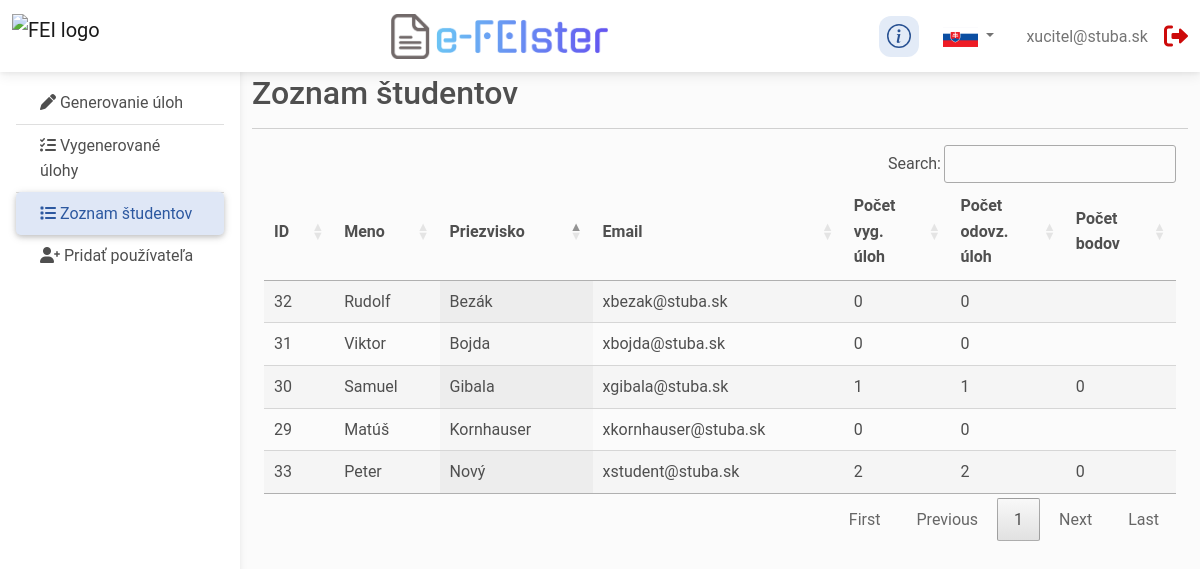
The app's page /completedT.php (signed in) with its own data.
### tables this page shows
CREATE TABLE `users` (
  `id` int NOT NULL,
  `name` varchar(255) NOT NULL,
  `surname` varchar(255) NOT NULL,
  `email` varchar(255) NOT NULL,
  `password` varchar(255) NOT NULL,
  `role` varchar(255) NOT NULL
);

### completedT.php (the view, shortened to what this page needs)
<?php
require_once('language.php');
require_once('info_modal.php');
require_once("config.php");
try {
    $db = new PDO("mysql:host=$hostname;dbname=$dbname", $username, $password);
    $db->setAttribute(PDO::ATTR_ERRMODE, PDO::ERRMODE_EXCEPTION);
    $query = "SELECT u.id AS user_id, u.name, u.surname, u.email, COUNT(t.task) AS number_of_tasks, SUM(t.score) AS total_score, COUNT(t.student_result) AS number_submit
                FROM users u
                    LEFT JOIN tests t ON u.id = t.student_id
                        WHERE u.role = 'student'
                            GROUP BY u.id, u.name, u.surname, u.email";
    $stm = $db->query($query);
    $rows = $stm->fetchAll(PDO::FETCH_ASSOC);
} catch (PDOException $e) {
    echo "Connection failed: " . $e->getMessage();
}
?>
<!doctype html>
<html lang="sk">
<head>
    <link href="https://cdn.jsdelivr.net/npm/bootstrap@5.3.0-alpha3/dist/css/bootstrap.min.css" rel="stylesheet">
    <link href="https://cdnjs.cloudflare.com/ajax/libs/mdb-ui-kit/6.3.0/mdb.min.css" rel="stylesheet"/>
    <link href="https://cdnjs.cloudflare.com/ajax/libs/font-awesome/6.0.0/css/all.min.css" rel="stylesheet"/>
    <link href="https://cdnjs.cloudflare.com/ajax/libs/mdb-ui-kit/6.3.0/mdb.min.css" rel="stylesheet"/>
    <link rel="stylesheet" href="./css/style.css">
    <link rel="stylesheet" href="./css/table.css">
    <link rel="stylesheet" href="./css/responsive.css">
</head>
<body>
<header>
    <nav
        id="sidebarMenu"
        class="collapse d-lg-block sidebar collapse bg-white"
    >
        <div class="position-sticky">
            <div class="list-group list-group-flush mx-3 mt-4">
                <a
                    href="./homeT.php"
                    class="list-group-item list-group-item-action py-2 ripple"
                    aria-current="true"
                >
                    <i class="fa-solid fa-pen"></i>
                    <span><?php echo get_localized('menu_create_tasks') ?></span>
                </a>
                <a
                        href="./taskT.php"
                        class="list-group-item list-group-item-action py-2 ripple "
                        aria-current="true"
                >
                    <i class="fa-solid fa-list-check"></i>
                    <span><?php echo get_localized('menu_list_tasks') ?></span>
                </a>
                <a
                    href="#"
                    class="list-group-item list-group-item-action py-2 ripple active"
                    aria-current="true"
                >
                    <i class="fa-solid fa-list"></i>
                    <span><?php echo get_localized('menu_list_students') ?></span>
                </a>
                <a
                        href="./addPerson.php"
                        class="list-group-item list-group-item-action py-2 ripple"
                >
                    <i class="fa-solid fa-user-plus"></i>
                    <span><?php echo get_localized('menu_create_user') ?></span>
                </a>
            </div>
        </div>
    </nav>
    <nav
        id="main-navbar"
        class="navbar navbar-expand-lg navbar-light bg-white fixed-top"
    >
        <div class="container-fluid">
            <a class="navbar-brand" href="#">
                <img
                        src="https://am2023.sski.sk/wp-content/uploads/2023/01/feistu.png"
                        alt="FEI logo"
                        loading="lazy"
                        class="logos"
                />
            </a>
            <div style="margin: 0 auto"> <img src="flags/logo-no-background.png" class="logos" alt="e-FEIster"></div>
            <ul class="navbar-nav d-flex flex-row">
                <?php add_info_modal_btn() ?>
                <?php get_lang_dropdown() ?>
                <li class="ms-4 nav-item navbar-text"><?php echo $_SESSION['email']?></li>
                <li class="ms-3 nav-item navbar-text">
                    <a href="logout.php">
                        <i class="fa-solid fa-right-from-bracket fa-xl" style="color: #cd0a0a;"></i>
                    </a>
                </li>
            </ul>
        </div>
    </nav>
</header>
<main style="margin-top: 50px">
    <div class="container-lg pt-4">
        <h2><?php echo get_localized('menu_list_students') ?></h2>
        <hr />
        <div class="container-md table-responsive ">
           <table id="studentTable" class="dataTable display" style="width:100%">
                <thead>
                    <tr>
                        <th>ID</th>
                        <th><?php echo get_localized('form_name') ?></th>
                        <th><?php echo get_localized('form_surname') ?></th>
                        <th>Email</th>
                        <th><?php echo get_localized('list_students_assigned_tasks_count') ?></th>
                        <th><?php echo get_localized('list_students_finished_tasks_count') ?></th>
                        <th><?php echo get_localized('list_students_points_count') ?></th>
                    </tr>
                </thead>
               <tbody>
                   <?php
                    foreach ($rows as $row) {
                        echo
                        "<tr>
                            <td>{$row['user_id']}</td>
                            <td>{$row['name']}</td>
                            <td>{$row['surname']}</td>
                            <td>{$row['email']}</td>
                            <td>{$row['number_of_tasks']}</td>
                            <td>{$row['number_submit']}</td>
                            <td>{$row['total_score']}</td>
                        </tr> ";
                    }
                   ?>
               </tbody>
            </table>
        </div>
    </div>
</main>
</body>
</html>

### info_modal.php (shortened to what this page needs)
<?php
function add_info_modal_btn() {
    echo
    '<button type="button" class="btn btn-secondary btn-info-modal me-3" data-bs-toggle="modal" data-bs-target="#infoModal">
        <svg xmlns="http://www.w3.org/2000/svg" width="24" height="24" fill="currentColor" class="bi bi-info-circle" viewBox="0 0 16 16">
            <path d="M8 15A7 7 0 1 1 8 1a7 7 0 0 1 0 14zm0 1A8 8 0 1 0 8 0a8 8 0 0 0 0 16z"/>
            <path d="m8.93 6.588-2.29.287-.082.38.45.083c.294.07.352.176.288.469l-.738 3.468c-.194.897.105 1.319.808 1.319.545 0 1.178-.252 1.465-.598l.088-.416c-.2.176-.492.246-.686.246-.275 0-.375-.193-.304-.533L8.93 6.588zM9 4.5a1 1 0 1 1-2 0 1 1 0 0 1 2 0z"/>
        </svg>
    </button>';
}
?>

### language.php (shortened to what this page needs)
<?php
function get_localized($term) {
    global $localized_terms;
    if (isset($localized_terms[$term]))
        return $localized_terms[$term][$_SESSION['lang']];
    else
        return 'Missing value';
}
function get_lang_dropdown() {
    echo
        '<form action="" method="post" id="lang_form"></form>
        <li class="nav-item dropdown">
            <a class="nav-link dropdown-toggle" href="#" role="button" data-bs-toggle="dropdown" aria-expanded="false">
                <img src="./flags/' . $_SESSION['lang'] . '.png" alt="">
            </a>
            <ul class="dropdown-menu">
                <li><button type="submit" form="lang_form" name="SK" class="btn dropdown-item d-flex justify-content-between">
                    <img src="./flags/SK.png" alt="slovak flag">
                    ' . get_localized('lang_slovak') . '
                </button></li>
                <li><button type="submit" form="lang_form" name="EN" class="btn dropdown-item d-flex justify-content-between">
                    <img src="./flags/EN.png" alt="english flag">
                    ' . get_localized('lang_english') . '
                </button></li>
            </ul>
        </li>';
}
?>

### css/style.css (style rules this page uses)
body { background-color: #fbfbfb; }
@media (min-width: 991.98px) { main { padding-left: 240px; } }
.sidebar { position: fixed; top: 0; bottom: 0; left: 0; padding: 58px 0 0; box-shadow: 0 2px 5px 0 rgb(0 0 0 / 5%), 0 2px 10px 0 rgb(0 0 0 / 5%); width: 240px; z-index: 600; }
.sidebar .active { border-radius: 5px; box-shadow: 0 2px 5px 0 rgb(0 0 0 / 16%), 0 2px 10px 0 rgb(0 0 0 / 12%); }
.table-responsive { overflow-x: auto; }
.btn-info-modal { --mdb-btn-padding-top: 0 !important; --mdb-btn-padding-bottom: 0 !important; --mdb-btn-padding-x: 0.5rem !important; --mdb-btn-border-radius: 0.75rem !important; }

### css/responsive.css (style rules this page uses)
.logos { height: 45px; }

### records on screen
users: id "29", name "Matúš", surname "Kornhauser", email "xkornhauser@stuba.sk", number_of_tasks "0", number_submit "0"
users: id "30", name "Samuel", surname "Gibala", email "xgibala@stuba.sk", number_of_tasks "1", number_submit "1", total_score "0"
users: id "31", name "Viktor", surname "Bojda", email "xbojda@stuba.sk", number_of_tasks "0", number_submit "0"
users: id "32", name "Rudolf", surname "Bezák", email "xbezak@stuba.sk", number_of_tasks "0", number_submit "0"
users: id "33", name "Peter", surname "Nový", email "xstudent@stuba.sk", number_of_tasks "2", number_submit "2", total_score "0"

### other values on screen
get_localized('menu_create_tasks') "Generovanie úloh"
get_localized('menu_list_tasks') "Vygenerované úlohy"
get_localized('menu_list_students') "Zoznam študentov"
get_localized('menu_create_user') "Pridať používateľa"
$_SESSION['email'] "xucitel@stuba.sk"
get_localized('form_name') "Meno"
get_localized('form_surname') "Priezvisko"
get_localized('list_students_assigned_tasks_count') "Počet vyg. úloh"
get_localized('list_students_finished_tasks_count') "Počet odovz. úloh"
get_localized('list_students_points_count') "Počet bodov"
